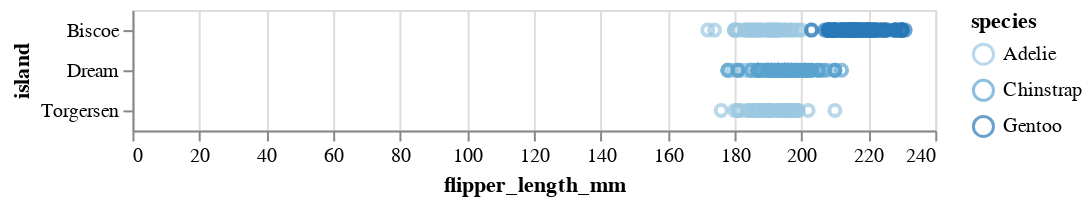

The code cell stored with this chart in its notebook:
### Markdown cell above
Notice how the `color` option works for real values (this case) and discrete categories (the case above with `color='Origin'`). 

What does this next code do? That is, what is the ":O"? [hint](https://altair-viz.github.io/user_guide/encoding.html#encoding-data-types)

### Code cell
# alt.Chart(cars).mark_point().encode(
#     y='Origin',
#     x='Miles_per_Gallon',
#     color='Cylinders:O',
# ).interactive()

alt.Chart(penguins).mark_point().encode(
    y='island',
    x='flipper_length_mm',
    color='species:O',
).interactive()

### Figure 1 — Vega-Lite specification as saved in the notebook (floating-point values rounded to 4 significant figures; data arrays with more than 128 entries replaced by an {"elided": "..."} marker saying what was removed)
{"config": {"view": {"continuousWidth": 400, "continuousHeight": 300}}, "data": {"name": "data-6503fb4fbd21ca2400956d2086879525"}, "mark": "point", "encoding": {"color": {"type": "ordinal", "field": "species"}, "x": {"type": "quantitative", "field": "flipper_length_mm"}, "y": {"type": "nominal", "field": "island"}}, "selection": {"selector027": {"type": "interval", "bind": "scales", "encodings": ["x", "y"]}}, "$schema": "https://vega.github.io/schema/vega-lite/v4.8.1.json", "datasets": {"data-6503fb4fbd21ca2400956d2086879525": {"elided": "344 records"}}}
